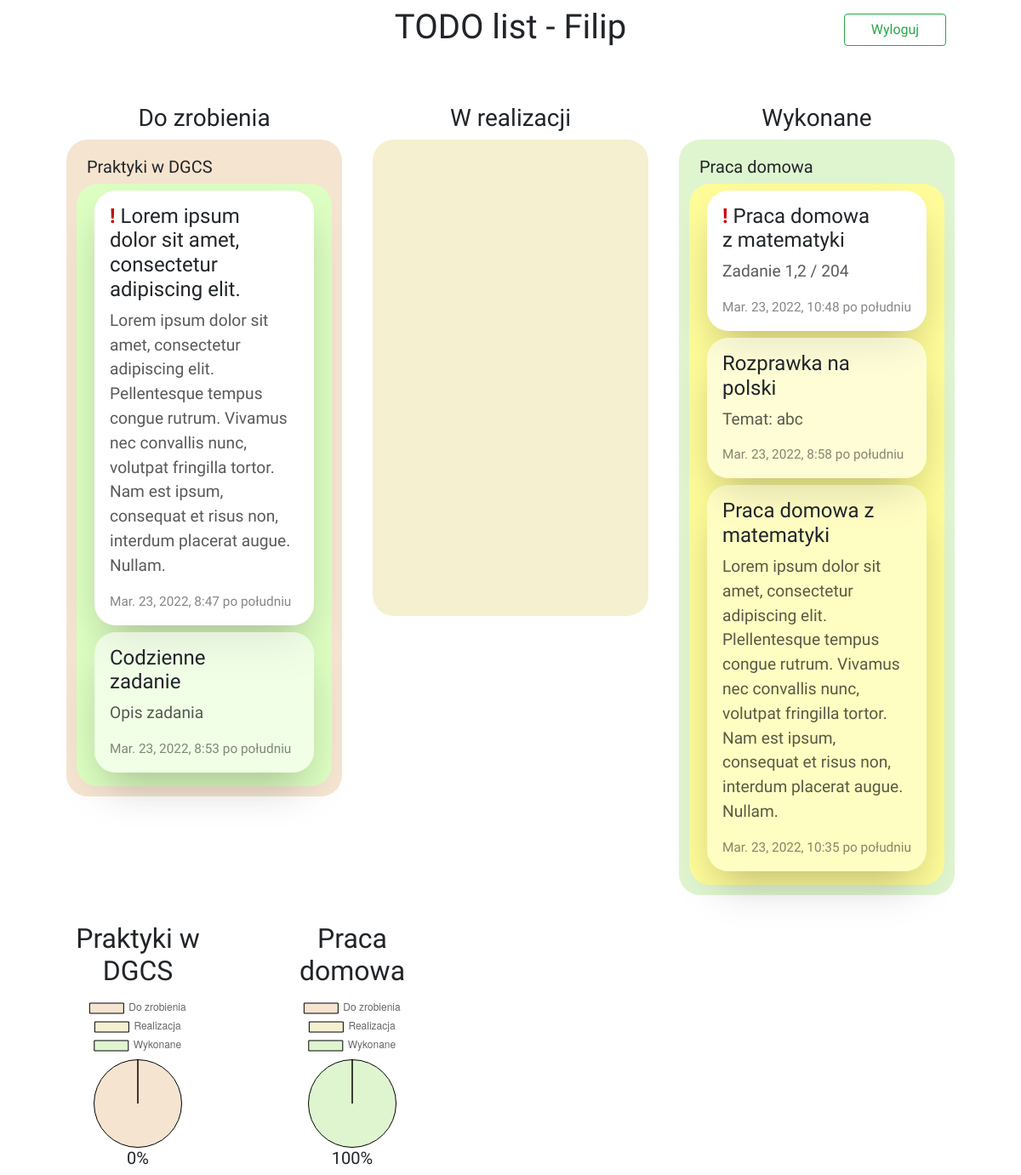
The app's page / (signed in) with its own data.
### lista/models.py (models this page shows, shortened)
class Projekt(models.Model):
    nazwa = models.CharField(max_length=150)
    motyw = models.CharField(max_length=7, blank=True, null=True)
    autor = models.ForeignKey(User, on_delete=models.CASCADE)
    def __str__(self):
        return self.nazwa

class Todo(models.Model):
    nazwa = models.CharField(max_length=150)
    opis = models.CharField(max_length=1000, blank=True)
    autor =  models.ForeignKey(User, on_delete=models.CASCADE)
    projekt = models.ForeignKey(Projekt, on_delete=models.CASCADE, blank=True, null=True)
    data = models.DateTimeField(auto_now_add=True, blank=True)
    status = models.CharField(max_length=15)
    priorytet = models.CharField(max_length=2, default="1")

### lista/views.py (the view)
# urls.py: path('', views.frontend, name="frontend"),
def frontend(request):
    form = TodoForm()
    form_projekt = ProjektForm()
    projekty = Projekt.objects.all()
    todo_do_zrobienia = Todo.objects.all().filter(status="Do zrobienia").order_by('projekt').order_by('-priorytet')
    todo_realizowane = Todo.objects.all().filter(status="Realizowane").order_by('projekt').order_by('-priorytet')
    todo_wykonane = Todo.objects.all().filter(status="Wykonane").order_by('projekt').order_by('-priorytet')
    context = {"todo_do_zrobienia": todo_do_zrobienia, "todo_realizowane": todo_realizowane, "todo_wykonane": todo_wykonane, "form": form, "form_projekt": form_projekt, "projekty": projekty}
    return render(request, 'base.html', context)

### lista/templates/base.html (shortened to what this page needs)
<!DOCTYPE html>
<html lang="en">
<head>
    <link rel="stylesheet" href="https://cdn.jsdelivr.net/npm/bootstrap@4.3.1/dist/css/bootstrap.min.css">
</head>
<body id="body">
    <h1 id="header">TODO list{% if user.is_authenticated %} - {{ request.user|title }}{% endif %}</h1>
    {% if user.is_authenticated %}
    <button id="show"></button>
    <a id="show2" class="btn btn-outline-success wyloguj" type="button" href="/logout">Wyloguj</a>
    {% else %}
    <div class="login_container">
        <a id="show2" class="btn btn-outline-success" type="button" href="/login">Zaloguj</a>
        <a id="show3" class="btn btn-outline-success" type="button" href="{% url 'register' %}">Zarejestruj</a>
    </div>
    {% endif %}
    <div id="flex-container">
        <div class="kolumna_text"><h3>Do zrobienia</h3></div>
        <div class="kolumna_text"><h3>W realizacji</h3></div>
        <div class="kolumna_text"><h3>Wykonane</h3></div>
        <div class="kolumna todo">
            {% regroup todo_do_zrobienia by projekt as todo_do_zrobieniaX %}
            {% for projekt in todo_do_zrobieniaX %}
                {% if projekt.grouper.autor == request.user %}{% if projekt.grouper is not NULL %} {% if projekt.list|length > 0 %} <h5 class="grouper">{{ projekt.grouper }}</h5> {% endif %}{% endif %}
                    <div class="projekt" id="todo{{ projekt.grouper }}" style="background-color: {{ projekt.grouper.motyw }};">
                    {% for zadanie in projekt.list %}
                        {% if zadanie.status == "Do zrobienia" and zadanie.autor == request.user %}
                        <div class="element todo{{ projekt.grouper }} {% if zadanie.priorytet == '3' %} high {% endif %}{% if zadanie.priorytet == '2' %} normal {% endif %}{% if zadanie.priorytet == '1' %} low {% endif %}">
                            <div class="buttons">
                                <a class="edit" onclick="show_formularz('{{ zadanie.id }}', '{{ zadanie.nazwa }}', '{{ zadanie.opis }}', '{{ zadanie.status }}', '{{ zadanie.priorytet }}', '{{ zadanie.projekt.id }}')"><img src="https://i.ibb.co/wcKqMgs/write.png" alt=""></a>
                                <a class="delete" href="{% url 'delete' zadanie.id %}"><img src="https://i.ibb.co/qBNTrwW/remove.png" alt=""></a>
                            </div>
                            <h4 class="nazwa">
                                {% if zadanie.priorytet == '3' %}<div class="white"> ! </div>{% endif %}{{ zadanie.nazwa }}
                            </h4>
                            <p>
                                {{ zadanie.opis }}
                            </p>
                            <span>{{ zadanie.data }}</span>
                        </div>
                        {% endif %}
                    {% endfor %}
                </div>
                {% endif %}
            {% endfor %}
        </div>
        <div class="kolumna realization">
        </div>
        <div class="kolumna done">
            {% regroup todo_wykonane by projekt as todo_wykonaneX %}
            {% for projekt in todo_wykonaneX %}
                {% if projekt.grouper.autor == request.user %}{% if projekt.grouper is not NULL %} {% if projekt.list|length > 0 %} <h5 class="grouper">{{ projekt.grouper }}</h5> {% endif %}{% endif %}
                    <div class="projekt" style="background-color: {{ projekt.grouper.motyw }};">
                    {% for zadanie in projekt.list %}
                        {% if zadanie.status == "Wykonane" and zadanie.autor == request.user %}
                        <div class="element done{{ projekt.grouper }} {% if zadanie.priorytet == '3' %} high {% endif %}{% if zadanie.priorytet == '2' %} normal {% endif %}{% if zadanie.priorytet == '1' %} low {% endif %}">
                            <div class="buttons">
                                <a class="edit" onclick="show_formularz('{{ zadanie.id }}', '{{ zadanie.nazwa }}', '{{ zadanie.opis }}', '{{ zadanie.status }}', '{{ zadanie.priorytet }}', '{{ zadanie.projekt.id }}')"><img src="https://i.ibb.co/wcKqMgs/write.png" alt=""></a>
                                <a class="delete" href="{% url 'delete' zadanie.id %}"><img src="https://i.ibb.co/qBNTrwW/remove.png" alt=""></a>
                            </div>
                            <h4 class="nazwa">
                                {% if zadanie.priorytet == '3' %}<div class="white"> ! </div>{% endif %}{{ zadanie.nazwa }}
                            </h4>
                            <p>
                                {{ zadanie.opis }}
                            </p>
                            <span>{{ zadanie.data }}</span>
                        </div>
                        {% endif %}
                    {% endfor %}
                </div>
                {% endif %}
            {% endfor %}
        </div>
    </div>
    <script>
        function new_chart(id, nazwa) {
            var ctx = document.getElementById(id).getContext('2d');
            todo = "todo"+nazwa;
            var todo_count = document.getElementsByClassName(todo).length;
            realization = "realization"+nazwa;
            var realization_count = document.getElementsByClassName(realization).length;
            done = "done"+nazwa;
            var done_count = document.getElementsByClassName(done).length;
            if ( done_count == 0) {
                var value = 0
            } else if ( todo_count + realization_count == 0 ) {
                var value = 100
            } else {
                var value = 100 - ( todo_count + realization_count ) / ( todo_count + realization_count + done_count) * 100
            }
            value = value + "%"
            document.getElementById(nazwa).innerHTML = value
            const myChart = new Chart(ctx, {
                type: 'pie',
                data: {
                    labels: ['Do zrobienia', 'Realizacja', 'Wykonane'],
                    datasets: [{
                        label: '# of Votes',
                        data: [todo_count, realization_count, done_count],
                        backgroundColor: [
                            'rgba(212, 137, 51, 0.226)',
                            'rgba(212, 188, 51, 0.226)',
                            'rgba(115, 212, 51, 0.226)',
                        ],
                        borderColor: [
                            'rgba(0, 0, 0, 1)',
                            'rgba(0, 0, 0, 1)',
                            'rgba(0, 0, 0, 1)',
                        ],
                        borderWidth: 1
                    }]
                }
            });
        }
    </script>
        {% for projekt in projekty %}
        {% if projekt.autor == request.user %}
        <div class="chart">
            <h2>{{ projekt }}</h2><canvas id="{{ projekt.id }}" width="400" height="400"></canvas>
            <h5 id="{{ projekt.nazwa }}"></h5>
        </div>
        <script>
            new_chart("{{ projekt.id }}", "{{ projekt.nazwa }}");
        </script>
        {% endif %}
        {% endfor %}
    <div id="footer"></div>
</body>
</html>

### lista/templates/base.html (style rules this page uses)
body { margin: 0; padding: 0; max-width: 100vw; height: 100vh; font-family: 'Titillium Web', sans-serif; text-align: center; overflow-x: hidden; }
h1 { margin-top: 1vh; }
#flex-container { transition: filter 1s; margin-left: 5vw; margin-right: 5vw; margin-top: 4vh; height: auto; width: 90vw; display: flex; flex-direction: row; flex-wrap: wrap; justify-content: space-around; align-items: flex-start; align-content: flex-start; }
.kolumna { width: 30%; height: 100%; min-height: 70vh; border-radius: 25px; padding: 1vw; }
.kolumna_text { width: 30%; border-radius: 25px; }
.todo { background-color: rgba(212, 137, 51, 0.226); }
.realization { background-color: rgba(212, 188, 51, 0.226); }
.done { background-color: rgba(115, 212, 51, 0.226); }
.element { padding-left: 1.5vw; padding-right: 1.5vw; padding-bottom: 2vh; padding-top: 2vh; background-color: white; border-radius: 25px; width: 86%; margin-left: 7%; height: auto; min-height: 10%; font-size: 1.2em; margin-bottom: 1vh; box-shadow: rgba(0, 0, 0, 0.25) 0px 25px 50px -12px; }
.buttons { float: right; border-radius: 25px; width: 18%; height: auto; min-height: 100%; display: flex; flex-direction: row; flex-wrap: wrap; justify-content: center; align-items: center; align-content: center; }
.delete { color: red; }
button, a, #submit, #submit_projekt { border: none; background-color: #fff; height: auto; width: 50%; border-radius: 25px; }
.element p { color: rgba(0, 0, 0, 0.651); text-align: left; }
.element h4 { text-align: left; }
.element span { text-align: left; display: block; font-size: 0.8em !important; color:rgba(0, 0, 0, 0.473); }
#footer { width: 100vw; height: 10vh; margin-bottom: 10vh; }
.wyloguj { position: absolute; top: 2vh; right: 11vh; width: 10vw; }
.high { background-color:rgb(255, 255, 255); }
.high a { background-color:rgba(248, 91, 91, 0); }
.normal { background-color:rgba(255, 255, 255, 0.6); }
.normal a { background-color:rgba(255, 255, 255, 0); }
.low { background-color:rgba(255, 255, 255, 0.4); }
.low a { background-color:rgb(165, 165, 165, 0); }
.white { display: inline; font-weight: 600; color: rgb(199, 0, 0); }
.projekt { border-radius: 25px; padding-top: 1vh; padding-bottom: 1vh; }
.grouper { text-align: left; padding-left: 1vw; margin-top: 1vh; }
.chart { width: 15vw; float: left; margin-left: 6vw; }

### records on screen
Projekt: grouper "Praktyki w DGCS", nazwa "Praktyki w DGCS"
Todo: nazwa "Lorem ipsum dolor sit amet, consectetur adipiscing elit.", opis "Lorem ipsum dolor sit amet, consectetur adipiscing elit. Pellentesque tempus congue rutrum. Vivamus nec convallis nunc, volutpat fringilla tortor. Nam est ipsum, consequat et risus non, interdum placerat augue. Nullam.", data "Mar. 23, 2022, 8:47 po południu"
Todo: nazwa "Codzienne zadanie", opis "Opis zadania", data "Mar. 23, 2022, 8:53 po południu"
Projekt: grouper "Praca domowa", nazwa "Praca domowa"
Todo: nazwa "Praca domowa z matematyki", opis "Zadanie 1,2 / 204", data "Mar. 23, 2022, 10:48 po południu"
Todo: nazwa "Rozprawka na polski", opis "Temat: abc", data "Mar. 23, 2022, 8:58 po południu"
Todo: nazwa "Praca domowa z matematyki", opis "Lorem ipsum dolor sit amet, consectetur adipiscing elit. Plellentesque tempus congue rutrum. Vivamus nec convallis nunc, volutpat fringilla tortor. Nam est ipsum, consequat et risus non, interdum placerat augue. Nullam.", data "Mar. 23, 2022, 10:35 po południu"

### other values on screen
{{ request.user|title }} "Filip"
